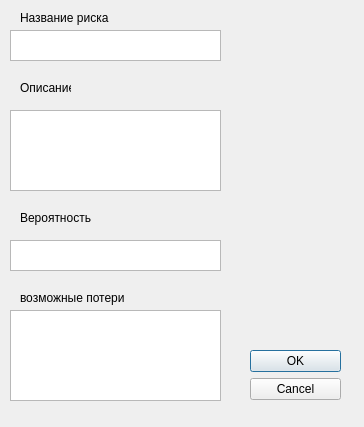
<?xml version="1.0" encoding="UTF-8"?>
<ui version="4.0">
 <class>DialogRisk</class>
 <widget class="QDialog" name="DialogRisk">
  <property name="geometry">
   <rect>
    <x>0</x>
    <y>0</y>
    <width>364</width>
    <height>427</height>
   </rect>
  </property>
  <property name="windowTitle">
   <string>Dialog</string>
  </property>
  <widget class="QDialogButtonBox" name="buttonBox">
   <property name="geometry">
    <rect>
     <x>250</x>
     <y>350</y>
     <width>91</width>
     <height>61</height>
    </rect>
   </property>
   <property name="orientation">
    <enum>Qt::Vertical</enum>
   </property>
   <property name="standardButtons">
    <set>QDialogButtonBox::Cancel|QDialogButtonBox::Ok</set>
   </property>
  </widget>
  <widget class="QLabel" name="label">
   <property name="geometry">
    <rect>
     <x>20</x>
     <y>10</y>
     <width>91</width>
     <height>16</height>
    </rect>
   </property>
   <property name="text">
    <string>Название риска</string>
   </property>
  </widget>
  <widget class="QTextEdit" name="textrisk">
   <property name="geometry">
    <rect>
     <x>10</x>
     <y>30</y>
     <width>211</width>
     <height>31</height>
    </rect>
   </property>
   <property name="readOnly">
    <bool>false</bool>
   </property>
  </widget>
  <widget class="QLabel" name="label_2">
   <property name="geometry">
    <rect>
     <x>20</x>
     <y>80</y>
     <width>51</width>
     <height>16</height>
    </rect>
   </property>
   <property name="text">
    <string>Описание</string>
   </property>
  </widget>
  <widget class="QTextEdit" name="textinfo">
   <property name="geometry">
    <rect>
     <x>10</x>
     <y>110</y>
     <width>211</width>
     <height>81</height>
    </rect>
   </property>
  </widget>
  <widget class="QLabel" name="label_3">
   <property name="geometry">
    <rect>
     <x>20</x>
     <y>210</y>
     <width>71</width>
     <height>16</height>
    </rect>
   </property>
   <property name="text">
    <string>Вероятность</string>
   </property>
  </widget>
  <widget class="QTextEdit" name="textver">
   <property name="geometry">
    <rect>
     <x>10</x>
     <y>240</y>
     <width>211</width>
     <height>31</height>
    </rect>
   </property>
  </widget>
  <widget class="QLabel" name="label_4">
   <property name="geometry">
    <rect>
     <x>20</x>
     <y>290</y>
     <width>141</width>
     <height>16</height>
    </rect>
   </property>
   <property name="text">
    <string>возможные потери</string>
   </property>
  </widget>
  <widget class="QTextEdit" name="textpoter">
   <property name="geometry">
    <rect>
     <x>10</x>
     <y>310</y>
     <width>211</width>
     <height>91</height>
    </rect>
   </property>
  </widget>
 </widget>
 <resources/>
 <connections>
  <connection>
   <sender>buttonBox</sender>
   <signal>accepted()</signal>
   <receiver>DialogRisk</receiver>
   <slot>accept()</slot>
   <hints>
    <hint type="sourcelabel">
     <x>248</x>
     <y>254</y>
    </hint>
    <hint type="destinationlabel">
     <x>157</x>
     <y>274</y>
    </hint>
   </hints>
  </connection>
  <connection>
   <sender>buttonBox</sender>
   <signal>rejected()</signal>
   <receiver>DialogRisk</receiver>
   <slot>reject()</slot>
   <hints>
    <hint type="sourcelabel">
     <x>316</x>
     <y>260</y>
    </hint>
    <hint type="destinationlabel">
     <x>286</x>
     <y>274</y>
    </hint>
   </hints>
  </connection>
 </connections>
</ui>
